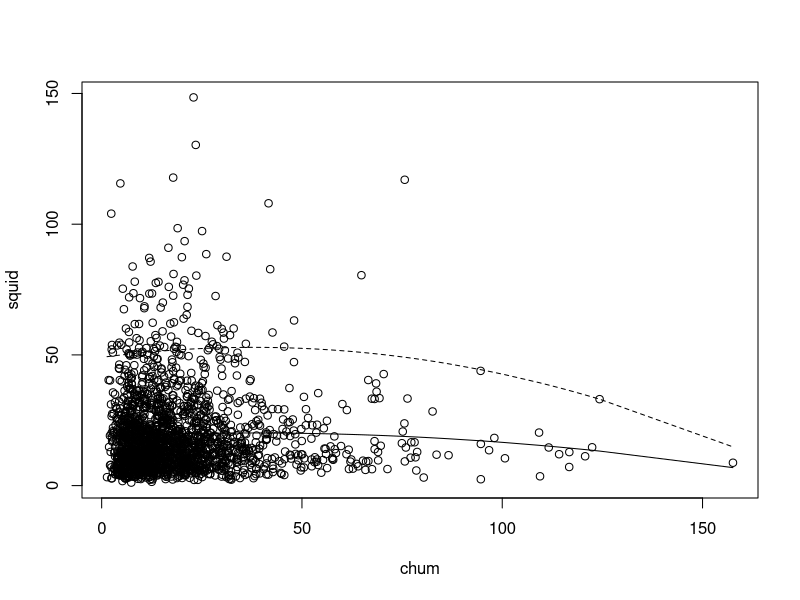

R code for this plot:
# Graphical representation of argument by 'Grace et al. (2012) Science 355' that a random bivariate sample 
# from a log-normal dist will appear hump-shaped in linear space

library(quantreg)

# generate log-normal dist for two variables
norm = rlnorm(2000, mean = log(15), sd = log(2))
norm2 = rlnorm(2000, mean = log(15), sd = log(2))

# par(mfrow = c(1,2))
# hist(norm, breaks = 20)
# hist(norm2, breaks = 20)

normtest = data.frame(norm, norm2)
colnames(normtest) = c("squid", "chum")

plot(squid ~ chum, data = normtest)

#linear regression(quadratic)
modtest = lm(squid ~ poly(chum, 2), data = normtest)

#quantile regression (95th percentile)
modtestrq = rq(squid ~ poly(chum, 2), data = normtest, tau = 0.95)

I1 = order(normtest$chum)
lines(normtest$chum[I1], modtest$fit[I1], lty = 1)
lines(normtest$chum[I1], modtestrq$fit[I1], lty = 2)

summary(modtest)

